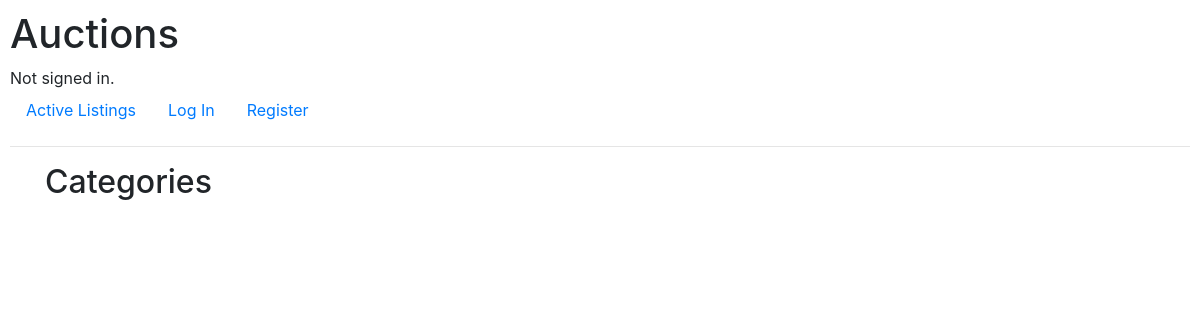
/categories, run on an earlier commit of the app's database.
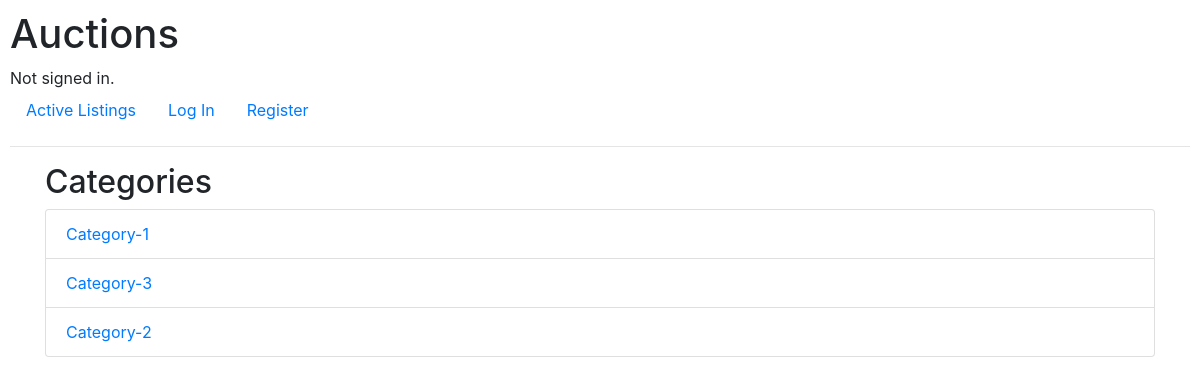
And on a later commit of the database.
### auctions/models.py (models this page shows, shortened)
class Category(models.Model):
    name = models.CharField(max_length=64, unique=True)

### auctions/views.py (the view)
# urls.py: path("categories", views.categories, name="categories"),
def categories(request):
    categories = Category.objects.all()
    return render(request, "auctions/categories.html", {"categories": categories})

### auctions/templates/auctions/categories.html (shortened to what this page needs)
{% extends "auctions/layout.html" %}
{% block body %}
<div class="container">
    <h2>Categories</h2>
    <ul class="list-group">
        {% for category in categories %}
            <li class="list-group-item">
                <a href="{% url 'category_listings' category.name %}">{{ category.name }}</a>
            </li>
        {% endfor %}
    </ul>
  </div>
{% endblock %}

What changed in the data, as far as the page shows it:
added Category: name "Category-1"
added Category: name "Category-3"
added Category: name "Category-2"
